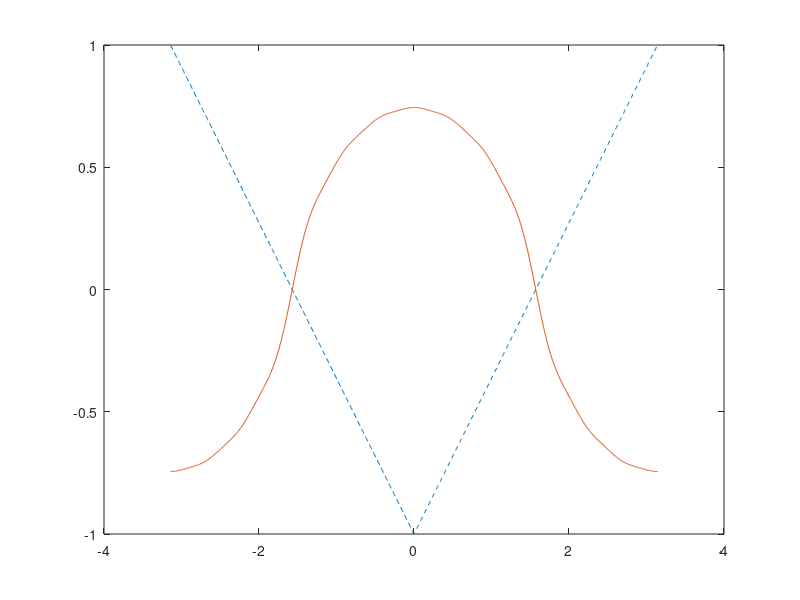

Source code (MATLAB):
% est Exam Open Ended Task ,Triangular Wave Approximation ,This is the most important code from Lab 9.

t = linspace(-pi,pi,1000);          % Time vector

x = sawtooth(t,0.5);               % Triangle wave

y = zeros(size(t));                % Initialize approximation

for n = 1:2:13                     % Odd harmonics
    y = y + (8/(pi^2*n^2))*((-1)^((n-1)/2))*cos(n*t);
end

plot(t,x,'--',t,y);                % Plot signals

legend('Original','Approximation');

% Best Exam Version (Combined Operation)
% -----------------------------------------------------------
t = linspace(-pi,pi,1000);

x = sawtooth(t,0.5);

y = zeros(size(t));

for n = 1:2:13
    y = y + (8/(pi^2*n^2))*((-1)^((n-1)/2))*cos(n*t);
end

plot(t,x,'--',t,y);
